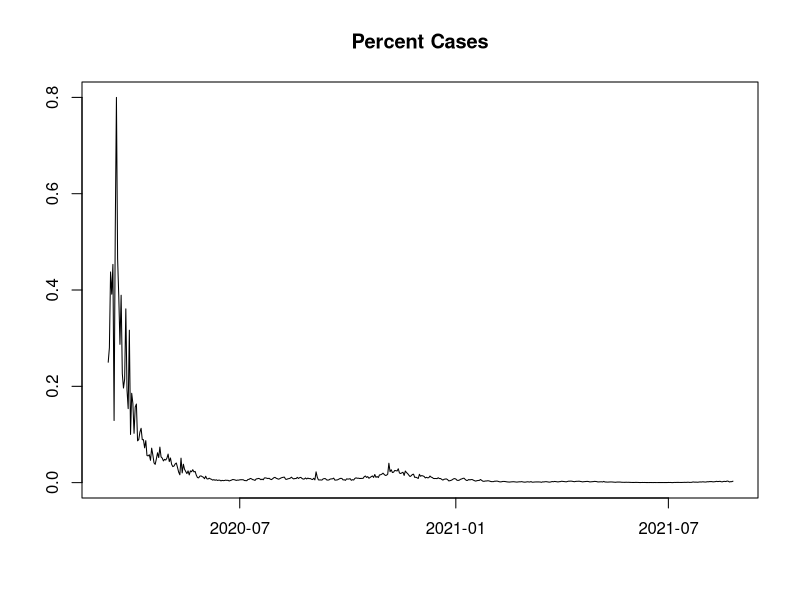
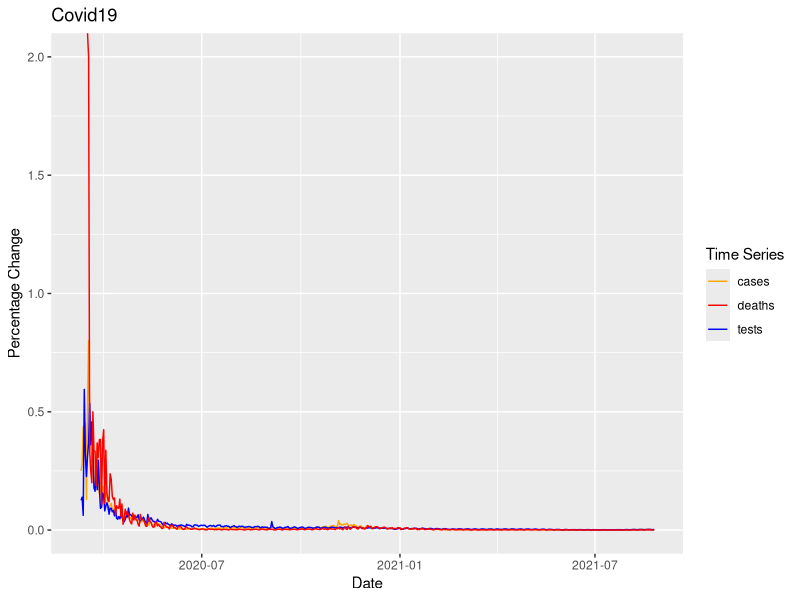

The R script that drew these images, in order:
#This is a script for introducing scripts
#Created by: Ethan Rahman
#Created on: 08/25

rm(list=ls())

library(tidyverse)
library(readr)

#Function####
delta <- function(x){
  temp<-((x - lag(x))/lag(x))
  return(temp)
}


covidIL <- read_csv("Data/ILCovid19.csv", 
                      col_types = cols(Date = col_date(format = "%m/%d/%Y")))
covidIL <- covidIL %>%
  mutate(pc_cases = delta(Cases),
         pc_tests = delta(Tests),
         pc_deaths= delta(Deaths))

plot(covidIL$Date, 
     covidIL$pc_cases,
     main="Percent Cases",
     xlab="",
     ylab="",
     type ="l")

plot <-ggplot() +
  geom_line(data= covidIL, 
            aes(x = Date, 
                y = pc_cases, 
                color = 'cases')) +
  geom_line(data=covidIL,
            aes(x = Date, 
                y = pc_tests, 
                color = 'tests')) +
  geom_line(data=covidIL,
            aes(x = Date, 
                y = pc_deaths, 
                color = 'deaths')) +
  scale_color_manual(values = c('tests' = 'blue',
                                'cases' = 'orange',
                                'deaths' = 'red')) + 
  labs(title = 'Covid19', 
       x = 'Date', 
       y = 'Percentage Change',
       color = 'Time Series') + 
  theme(legend.position = "right")
show(plot)
